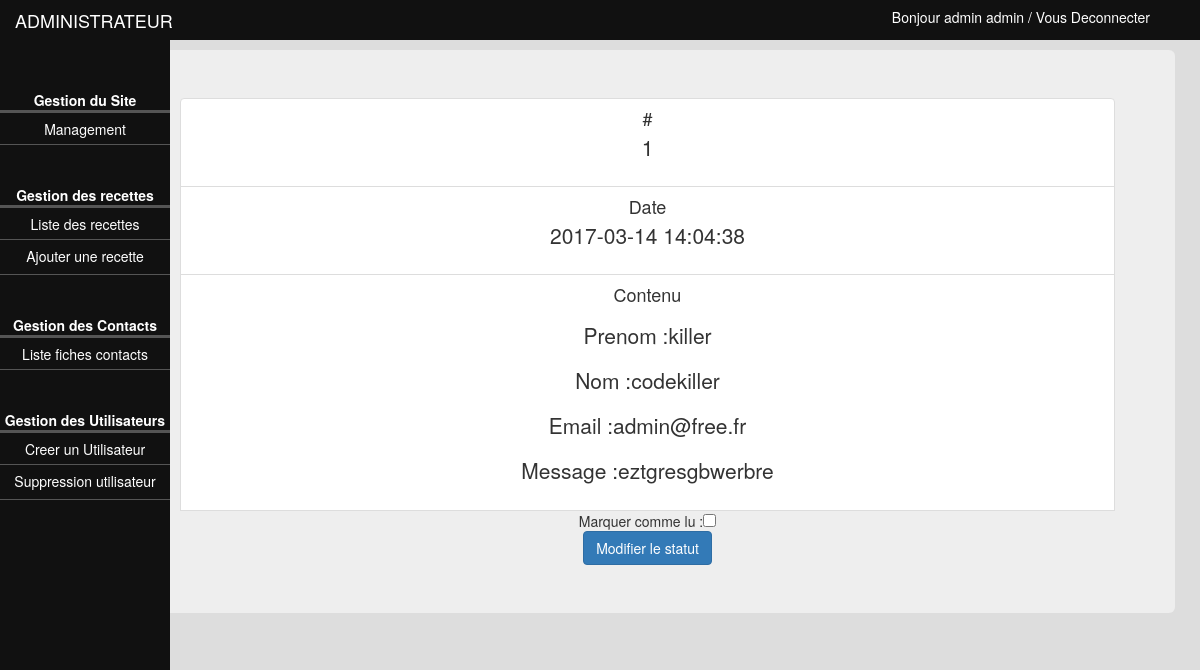
The page /admin/view_contact.php?id=1 (signed in) on the database its author committed.
### tables this page shows
CREATE TABLE `contacts` (
  `cts_id` int(11) NOT NULL,
  `cts_content` text NOT NULL,
  `cts_date` datetime NOT NULL,
  `cts_statuts` tinyint(1) DEFAULT NULL
);

### admin/view_contact.php (the view, shortened to what this page needs)
<?php
require_once '../inc/connect.php';
$displayForm = false;
if(isset($_GET['id']) && !empty($_GET['id']))
{
	$getId = (int) $_GET['id'];
	$displayForm = true;
}
$list_contact = $bdd->prepare('SELECT * FROM contacts WHERE cts_id = :id');
$list_contact->bindValue(':id', $getId, PDO::PARAM_INT);
if($list_contact->execute())
{
	$contacts =  $list_contact->fetch(PDO::FETCH_ASSOC);
}
else
{
	die(var_dump($list_contact));
}
?>
<!DOCTYPE html>
<html lang="fr">
<head>
	<?php include '../inc/head.php'; ?>
	<link rel="stylesheet" type="text/css" href="assets/css/styleAdmin.css">
</head>
<body>
	<?php require_once 'inc/menu_admin.php' ?>
	<div class="container">
		<div class="jumbotron text-center">
			<?php
				if($displayForm){
			?>
			<div class="list-group-item">
				<h4 class="list-group-item-heading">#</h4>
				<p class="list-group-item-text"><?php echo $contacts['cts_id'] ;?></p>
			</div>
			<div class="list-group-item">
				<h4 class="list-group-item-heading">Date</h4>
				<p class="list-group-item-text"><?php echo $contacts['cts_date']; ?></p>
			</div>
			<div class="list-group-item">
				<h4 class="list-group-item-heading">Contenu</h4>
				<p class="list-group-item-text"><?php
				$infoContact = json_decode($contacts['cts_content'], true);
					echo '<p>Prenom :'.($infoContact['first_name']).'</p>';
					echo '<p>Nom :'.($infoContact['last_name']).'</p>';
					echo '<p>Email :'.($infoContact['email']).'</p>';
					echo '<p>Message :'.($infoContact['comment']).'</p>';
				?></p>
			</div>
			<form method="post">
				Marquer comme lu :<input type="checkbox" value="1" name="statut">	<br>
				<input type="submit" class="btn btn-primary" value="Modifier le statut">
			</form>
			<?php
				}elseif(isset($success)){
					echo '<p class="text-success">'.$success.'</p>';
				}
				else{
					echo '<p class="text-info"> Aucune fiche sélectionnée </p>';
				}
			?>
		</div>
		</div>
</body>
</html>

### admin/assets/css/styleAdmin.css (style rules this page uses)
body { margin: 0; background-color: #ddd; }
.container { padding-left: 100px; }

### rows shown on the page
contacts: cts_id "1", cts_date "2017-03-14 14:04:38", cts_content "killer", cts_content "codekiller", cts_content "admin@free.fr", cts_content "eztgresgbwerbre"

### other values the page prints
$nomUser "admin"
$prenomUser "admin"
